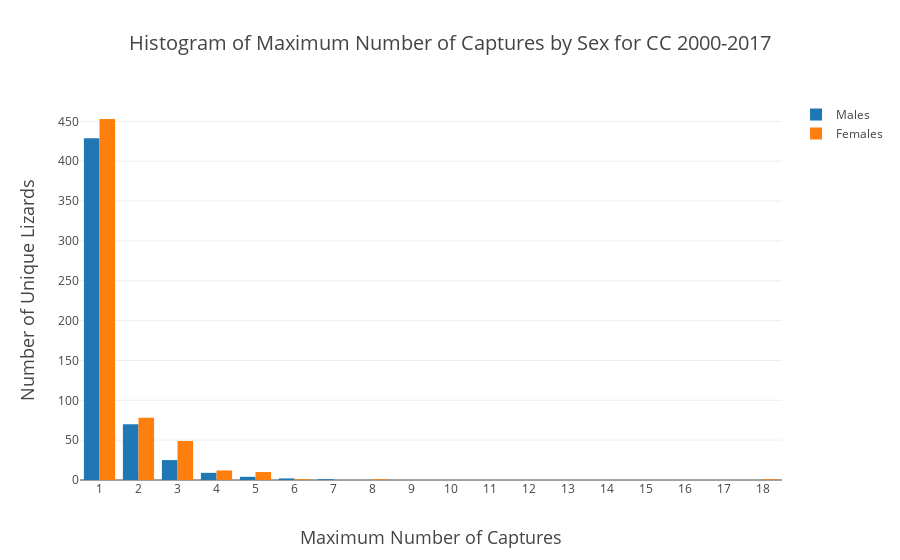

Notebook code for this chart:
### Code cell
Males = go.Histogram(x = df_firstInYear.loc[(df_firstInYear.sex=='m')].groupby('liznumber').capture.max(),
                     name='Males')
Females = go.Histogram(x = df_firstInYear.loc[(df_firstInYear.sex=='f')].groupby('liznumber').capture.max(),
                       name='Females')

data = [Males,Females]
layout = go.Layout(
    title = 'Histogram of Maximum Number of Captures by Sex for CC 2000-2017',
    titlefont = dict(
        size = 20),
    xaxis = dict(
        dtick = 1,
        title = 'Maximum Number of Captures',
        titlefont = dict(
            size = 18)),
    yaxis = dict(
        title = 'Number of Unique Lizards',
        titlefont = dict(
            size = 18)))

fig = go.Figure(
        data = data,
        layout = layout)
iplot(fig, filename = 'Histogram of Maximum Number of Captures by Sex for CC 2000-2017.html')
plot(fig, filename = 'Histogram of Maximum Number of Captures by Sex for CC 2000-2017.html')

### Figure 1 — Plotly figure (JSON) as saved in the notebook; plotly's stock layout.template omitted (floating-point values rounded to 4 significant figures; data arrays with more than 128 entries replaced by an {"elided": "..."} marker saying what was removed)
{"data": [{"name": "Males", "type": "histogram", "uid": "facd2ed9-14dc-4ba8-9c21-9a036b575329", "x": {"elided": "540 int values"}}, {"name": "Females", "type": "histogram", "uid": "eb3d7fdf-ac6c-4858-898a-7dafebc77a29", "x": {"elided": "605 int values"}}], "layout": {"title": {"font": {"size": 20}, "text": "Histogram of Maximum Number of Captures by Sex for CC 2000-2017"}, "xaxis": {"dtick": 1, "title": {"font": {"size": 18}, "text": "Maximum Number of Captures"}}, "yaxis": {"title": {"font": {"size": 18}, "text": "Number of Unique Lizards"}}}}
